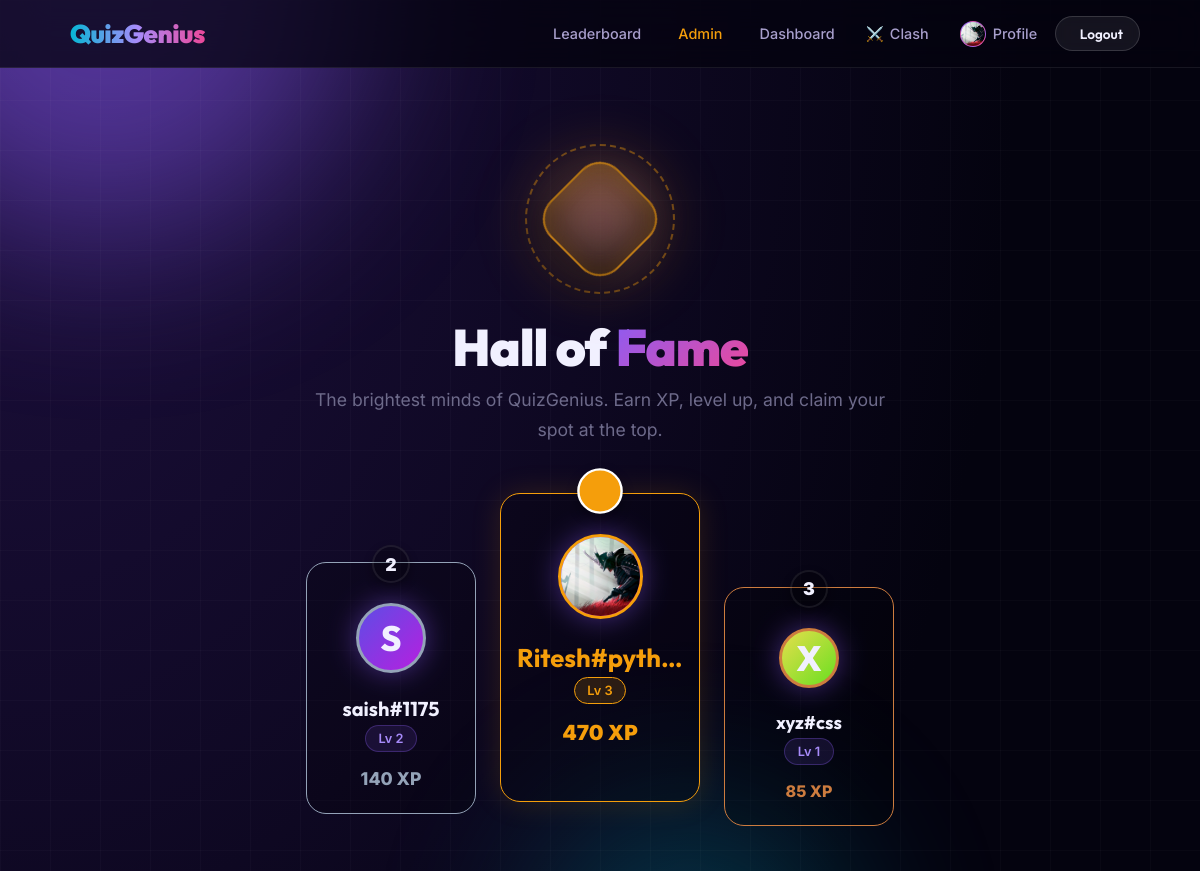
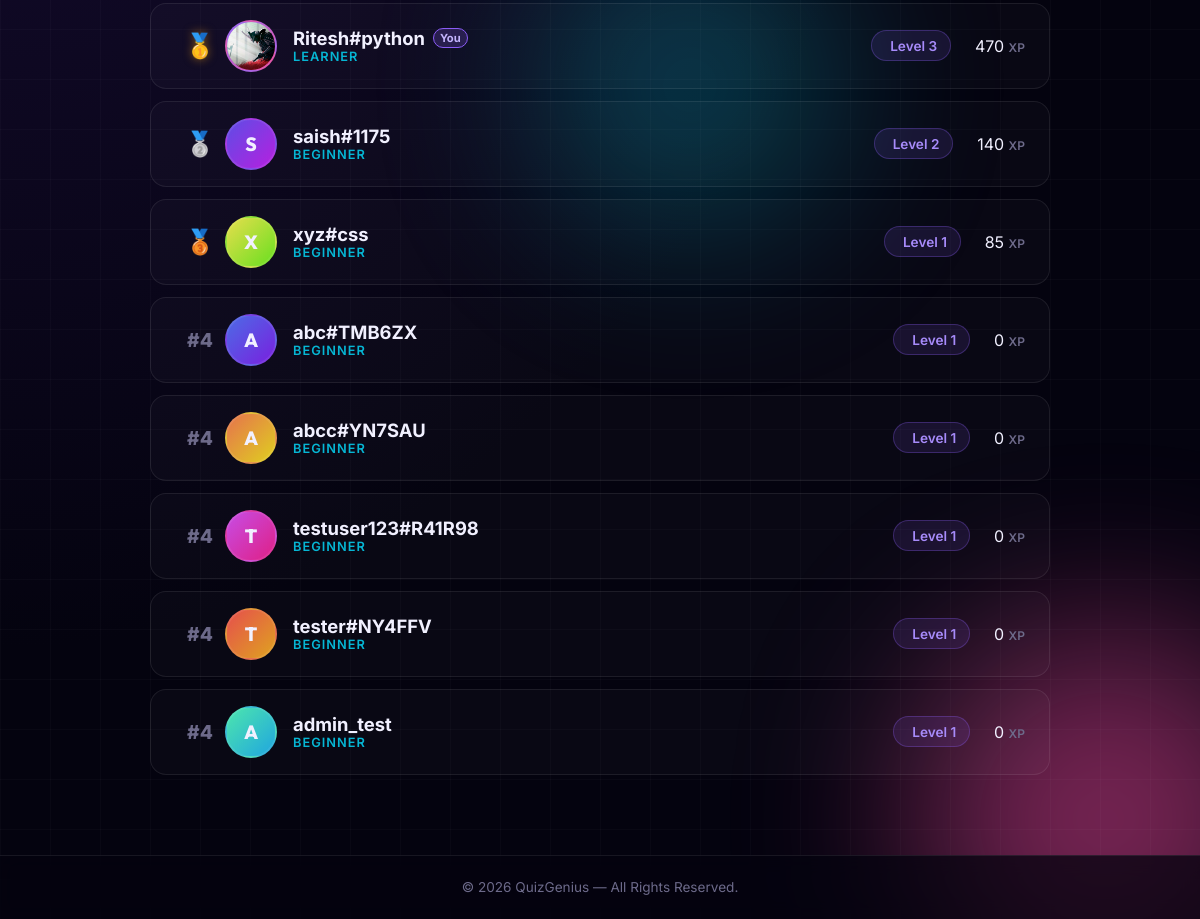
/leaderboard (signed in), run on the app's committed database (2 pictures, top to bottom).
### tables this page shows
CREATE TABLE users (
    id            INTEGER PRIMARY KEY AUTOINCREMENT,
    username      TEXT    NOT NULL UNIQUE,
    email         TEXT    NOT NULL UNIQUE,
    password_hash TEXT    NOT NULL,
    xp            INTEGER NOT NULL DEFAULT 0,
    level         INTEGER NOT NULL DEFAULT 1,
    created_at    TIMESTAMP DEFAULT CURRENT_TIMESTAMP
, avatar_url TEXT, role TEXT DEFAULT 'user');

### backend/routes.py (the view)
@main.route("/leaderboard")
def leaderboard():
    rows = query_db("""
        SELECT u.*,
               RANK() OVER (ORDER BY u.xp DESC) AS rank
        FROM   users u
        ORDER  BY u.xp DESC
        LIMIT  20
        """)
    entries = [dict(r) for r in rows] if rows else []
    for e in entries:
        e["rank_title"] = get_rank_title(e["level"])
    return render_template("leaderboard.html", entries=entries)

### backend/auth.py (called while the page is built)
def get_current_user() -> User | None:
    user_id = session.get(SESSION_USER_ID)
    if user_id is None:
        return None
    try:
        execute_db("ALTER TABLE users ADD COLUMN role TEXT DEFAULT 'user'")
    except Exception:
        pass
    row = query_db("SELECT * FROM users WHERE id = ?", (user_id,), one=True)
    if row:
        user = User(row)
        user.avatar_url = row["avatar_url"] if "avatar_url" in row.keys() else None
        user.role = row["role"] if "role" in row.keys() else "user"
        return user
    return None

### backend/database.py (called while the page is built)
def get_db():
    if "db" not in g:
        db_path = current_app.config["DATABASE_PATH"]
        os.makedirs(os.path.dirname(db_path), exist_ok=True)
        g.db = sqlite3.connect(db_path, detect_types=sqlite3.PARSE_DECLTYPES)
        g.db.row_factory = sqlite3.Row  # rows behave like dicts
    return g.db

def query_db(sql, args=(), one=False):
    cur = get_db().execute(sql, args)
    rv = cur.fetchall()
    cur.close()
    return (rv[0] if rv else None) if one else rv

def execute_db(sql, args=()):
    db = get_db()
    cur = db.execute(sql, args)
    db.commit()
    last_id = cur.lastrowid
    cur.close()
    return last_id

### backend/gamification.py (called while the page is built)
def get_rank_title(level: int) -> str:
    if level < 3: return "Beginner"
    elif level < 6: return "Learner"
    elif level < 10: return "Challenger"
    elif level < 20: return "Expert"
    elif level < 50: return "Quiz Master"
    else: return "Legend"

### backend/routes.py (called while the page is built)
@main.context_processor
def inject_user():
    return {"current_user": get_current_user()}

### templates/leaderboard.html (shortened to what this page needs)
{% extends "base.html" %}
{% block content %}
<div class="lb-wrapper fade-in" style="padding: 2rem 0;">
    <div class="lb-header">
        <div class="advanced-trophy-wrapper">
            <div class="at-glow-1"></div>
            <div class="at-glow-2"></div>
            <div class="at-ring"></div>
            <div class="at-glass">
            </div>
        </div>
        <h1 style="font-size: 3.2rem; font-weight: 900; margin-bottom: 0.5rem; letter-spacing: -1px;">
            Hall of <span class="text-gradient">Fame</span>
        </h1>
        <p style="font-size: 1.1rem; color: var(--text-muted); max-width: 600px; margin: 0 auto;">
            The brightest minds of QuizGenius. Earn XP, level up, and claim your spot at the top.
        </p>
    </div>
    {% if entries %}
        {% set top3 = entries[:3] %}
        <div class="podium-showcase">
            {% if top3|length >= 1 %}
            <div class="podium-card rank-1">
                <div class="podium-rank"></div>
                <div class="avatar podium-avatar mb-3" data-name="{{ top3[0].username }}">
                    {% if top3[0].avatar_url %}<img src="{{ top3[0].avatar_url }}" alt="Avatar">{% else %}{{ top3[0].username[0]|upper }}{% endif %}
                </div>
                <h3 style="font-size: 1.6rem; margin-bottom: 0.3rem; color: var(--gold); max-width: 100%; overflow: hidden; text-overflow: ellipsis; white-space: nowrap;" title="{{ top3[0].username }}">{{ top3[0].username }}</h3>
                <span class="badge mb-2" style="background: rgba(245,158,11,0.15); border-color: var(--gold); color: var(--gold);">Lv {{ top3[0].level }}</span>
                <div style="font-weight: 900; color: var(--gold); font-size: 1.3rem;">{{ top3[0].xp }} XP</div>
            </div>
            {% endif %}
            {% if top3|length >= 2 %}
            <div class="podium-card rank-2">
                <div class="podium-rank">2</div>
                <div class="avatar podium-avatar mb-3" data-name="{{ top3[1].username }}">
                    {% if top3[1].avatar_url %}<img src="{{ top3[1].avatar_url }}" alt="Avatar">{% else %}{{ top3[1].username[0]|upper }}{% endif %}
                </div>
                <h3 style="font-size: 1.25rem; margin-bottom: 0.3rem; max-width: 100%; overflow: hidden; text-overflow: ellipsis; white-space: nowrap;" title="{{ top3[1].username }}">{{ top3[1].username }}</h3>
                <span class="badge mb-2">Lv {{ top3[1].level }}</span>
                <div style="font-weight: 800; color: #94a3b8; font-size: 1.1rem;">{{ top3[1].xp }} XP</div>
            </div>
            {% endif %}
            {% if top3|length >= 3 %}
            <div class="podium-card rank-3">
                <div class="podium-rank">3</div>
                <div class="avatar podium-avatar mb-3" data-name="{{ top3[2].username }}">
                    {% if top3[2].avatar_url %}<img src="{{ top3[2].avatar_url }}" alt="Avatar">{% else %}{{ top3[2].username[0]|upper }}{% endif %}
                </div>
                <h3 style="font-size: 1.15rem; margin-bottom: 0.3rem; max-width: 100%; overflow: hidden; text-overflow: ellipsis; white-space: nowrap;" title="{{ top3[2].username }}">{{ top3[2].username }}</h3>
                <span class="badge mb-2">Lv {{ top3[2].level }}</span>
                <div style="font-weight: 800; color: #cd7c3f; font-size: 1rem;">{{ top3[2].xp }} XP</div>
            </div>
            {% endif %}
        </div>
        <div class="lb-list">
            {% for e in entries %}
            <div class="lb-row {% if current_user and current_user.username == e.username %}is-current-user{% endif %}">
                <div class="lb-row-rank">
                    {% if e.rank == 1 %}<span style="color: var(--gold); font-size: 1.5rem; filter: drop-shadow(0 0 5px rgba(245,158,11,0.5));">🥇</span>
                    {% elif e.rank == 2 %}<span style="color: #94a3b8; font-size: 1.5rem;">🥈</span>
                    {% elif e.rank == 3 %}<span style="color: #cd7c3f; font-size: 1.5rem;">🥉</span>
                    {% else %}#{{ e.rank }}{% endif %}
                </div>
                <div class="lb-row-player">
                    <div class="player-avatar" data-name="{{ e.username }}" style="width: 52px; height: 52px; font-size: 1.2rem; border-width: 2px;">
                        {% if e.avatar_url %}<img src="{{ e.avatar_url }}" alt="Avatar">{% else %}{{ e.username[0]|upper }}{% endif %}
                    </div>
                    <div style="min-width: 0; flex: 1;">
                        <div style="font-size: 1.15rem; font-weight: 700; display: flex; align-items: center; gap: 8px; min-width: 0;">
                            <span style="overflow: hidden; text-overflow: ellipsis; white-space: nowrap;" title="{{ e.username }}">{{ e.username }}</span>
                            {% if current_user and current_user.username == e.username %}
                                <span class="badge-you" style="font-size: 0.7rem; padding: 2px 6px; flex-shrink: 0;">You</span>
                            {% endif %}
                        </div>
                        <div style="font-size: 0.8rem; color: var(--accent); font-weight: 600; text-transform: uppercase; letter-spacing: 1px;">
                            {{ e.rank_title }}
                        </div>
                    </div>
                </div>
                <div class="lb-row-stats">
                    <span class="badge" style="padding: 0.4rem 0.8rem; font-size: 0.85rem;"> Level {{ e.level }}</span>
                    <div class="lb-xp">{{ e.xp }} <span style="font-size: 0.75rem; color: var(--text-muted); font-weight: 600; text-transform: uppercase;">XP</span></div>
                </div>
            </div>
            {% endfor %}
        </div>
    {% endif %}
</div>
{% endblock %}

### templates/base.html (shortened to what this page needs)
<!DOCTYPE html>
<html lang="en">
<head>
    <link rel="stylesheet" href="{{ url_for('static', filename='css/style.css') }}">
</head>
<body>
    <div class="bg-animation">
        <div class="orb orb-1"></div>
        <div class="orb orb-2"></div>
        <div class="orb orb-3"></div>
    </div>
    <header class="navbar">
        <div class="logo">
            <a href="{{ url_for('main.home') }}"><span>QuizGenius</span></a>
        </div>
        <nav class="nav-links">
            <a href="#" id="theme-toggle" title="Toggle Theme" style="padding: 0.45rem;">
            </a>
            <a href="{{ url_for('main.leaderboard') }}"> Leaderboard</a>
            {% if current_user %}
                {% if current_user.role == 'admin' %}
                    <a href="{{ url_for('main.admin_dashboard') }}" style="color: var(--warning);"> Admin</a>
                {% endif %}
                <a href="{{ url_for('main.dashboard') }}"> Dashboard</a>
                <a href="{{ url_for('main.clash') }}"><span class="theme-emoji">⚔️</span> Clash</a>
                <a href="{{ url_for('main.profile') }}" style="display:flex;align-items:center;gap:7px;">
                    <div class="player-avatar" data-name="{{ current_user.username }}" style="width:26px;height:26px;font-size:0.75rem;border-width:1px;">
                        {% if current_user.avatar_url %}
                            <img src="{{ current_user.avatar_url }}" alt="Avatar">
                        {% else %}
                            {{ current_user.username[0]|upper }}
                        {% endif %}
                    </div>
                    Profile
                </a>
                <a href="{{ url_for('main.logout') }}" class="btn btn-glass btn-sm"> Logout</a>
            {% else %}
                <a href="{{ url_for('main.login') }}" class="btn btn-glass btn-sm">Login</a>
                <a href="{{ url_for('main.register') }}" class="btn btn-primary btn-sm">Sign Up <i class="ph ph-arrow-right"></i></a>
            {% endif %}
        </nav>
    </header>
    <main class="main-container">
        {% block content %}{% endblock %}
    </main>
    <footer class="site-footer">
        <p>&copy; 2026 QuizGenius &mdash; All Rights Reserved.</p>
    </footer>
</body>
</html>

### templates/leaderboard.html (style rules this page uses)
.lb-header { text-align: center; margin-bottom: 3rem; position: relative; z-index: 1; }
.advanced-trophy-wrapper { position: relative; display: inline-flex; align-items: center; justify-content: center; width: 150px; height: 150px; margin-bottom: 1.5rem; }
.at-glow-1 { position: absolute; width: 120%; height: 120%; border-radius: 50%; background: radial-gradient(circle, rgba(245,158,11,0.4), transparent 70%); filter: blur(25px); animation: pulseGlow 4s infinite alternate; }
.at-glow-2 { position: absolute; width: 90%; height: 90%; border-radius: 50%; background: radial-gradient(circle, rgba(139,92,246,0.3), transparent 70%); filter: blur(15px); animation: pulseGlow 4s infinite alternate-reverse; }
.at-ring { position: absolute; width: 100%; height: 100%; border-radius: 50%; border: 2px dashed rgba(245,158,11,0.4); animation: spinRing 25s linear infinite; }
.at-glass { position: relative; z-index: 2; width: 96px; height: 96px; background: linear-gradient(135deg, rgba(245,158,11,0.15), rgba(0,0,0,0.5)); backdrop-filter: blur(12px); -webkit-backdrop-filter: blur(12px); border: 2px solid rgba(245,158,11,0.6); border-radius: 26px; display: flex; align-items: center; justify-content: center; transform: rotate(45deg); box-shadow: 0 15px 35px rgba(0,0,0,0.4), inset 0 0 20px rgba(245,158,11,0.15); animation: floatTrophy 6s ease-in-out infinite; }
.podium-showcase { display: flex; align-items: flex-end; justify-content: center; gap: clamp(0.5rem, 2vw, 1.5rem); margin: 3rem 0; flex-wrap: wrap; }
.podium-card { background: rgba(0,0,0,0.2); border: 1px solid var(--glass-border); border-radius: 20px; padding: 2.5rem 1rem 1.5rem; display: flex; flex-direction: column; align-items: center; position: relative; transition: transform 0.3s ease; backdrop-filter: blur(12px); -webkit-backdrop-filter: blur(12px); width: 100%; max-width: 170px; min-width: 140px; }
.podium-rank { position: absolute; top: -18px; width: 38px; height: 38px; border-radius: 50%; display: flex; align-items: center; justify-content: center; font-weight: 900; font-size: 1.1rem; background: var(--card-inner-bg); border: 2px solid var(--glass-border); box-shadow: 0 4px 10px rgba(0,0,0,0.3); }
.rank-1 { border-color: var(--gold); z-index: 3; padding-bottom: 3.5rem; max-width: 200px; margin-bottom: 1.5rem; order: 2; box-shadow: 0 0 30px rgba(245,158,11,0.15); }
.rank-1 .podium-rank { background: var(--gold); color: #fff; border-color: #fff; transform: scale(1.2); top: -22px; }
.rank-1 .podium-avatar { border-color: var(--gold); width: 85px; height: 85px; font-size: 2.2rem; }
.rank-2 { border-color: #94a3b8; order: 1; margin-bottom: 0.75rem; z-index: 2; }
.rank-2 .podium-avatar { border-color: #94a3b8; width: 70px; height: 70px; }
.rank-3 { border-color: #cd7c3f; order: 3; z-index: 1; }
.rank-3 .podium-avatar { border-color: #cd7c3f; width: 60px; height: 60px; }
.lb-list { display: flex; flex-direction: column; gap: 0.75rem; max-width: 900px; margin: 0 auto; }
.lb-row { display: flex; align-items: center; padding: 1rem 1.5rem; background: var(--table-row-bg); border: 1px solid var(--glass-border); border-radius: 16px; transition: all 0.3s ease; position: relative; overflow: hidden; backdrop-filter: blur(10px); }
.lb-row-rank { font-size: 1.2rem; font-weight: 800; color: var(--text-muted); width: 50px; text-align: center; }
.lb-row-player { flex: 1; display: flex; align-items: center; gap: 1rem; min-width: 0; }
.lb-row-stats { display: flex; align-items: center; gap: 1.5rem; justify-content: flex-end; }

### data on the page
users: avatar_url (picture), username "Ritesh#pyth…", level "3", xp "470", username "Ritesh#python", shows "You", rank_title "LEARNER"
users: username "S", username "saish#1175", level "2", xp "140", rank_title "BEGINNER"
users: username "X", username "xyz#css", level "1", xp "85", rank_title "BEGINNER"
users: rank "4", username "A", username "abc#TMB6ZX", rank_title "BEGINNER", level "1", xp "0"
users: rank "4", username "A", username "abcc#YN7SAU", rank_title "BEGINNER", level "1", xp "0"
users: rank "4", username "T", username "testuser123#R41R98", rank_title "BEGINNER", level "1", xp "0"
users: rank "4", username "T", username "tester#NY4FFV", rank_title "BEGINNER", level "1", xp "0"
users: rank "4", username "A", username "admin_test", rank_title "BEGINNER", level "1", xp "0"
